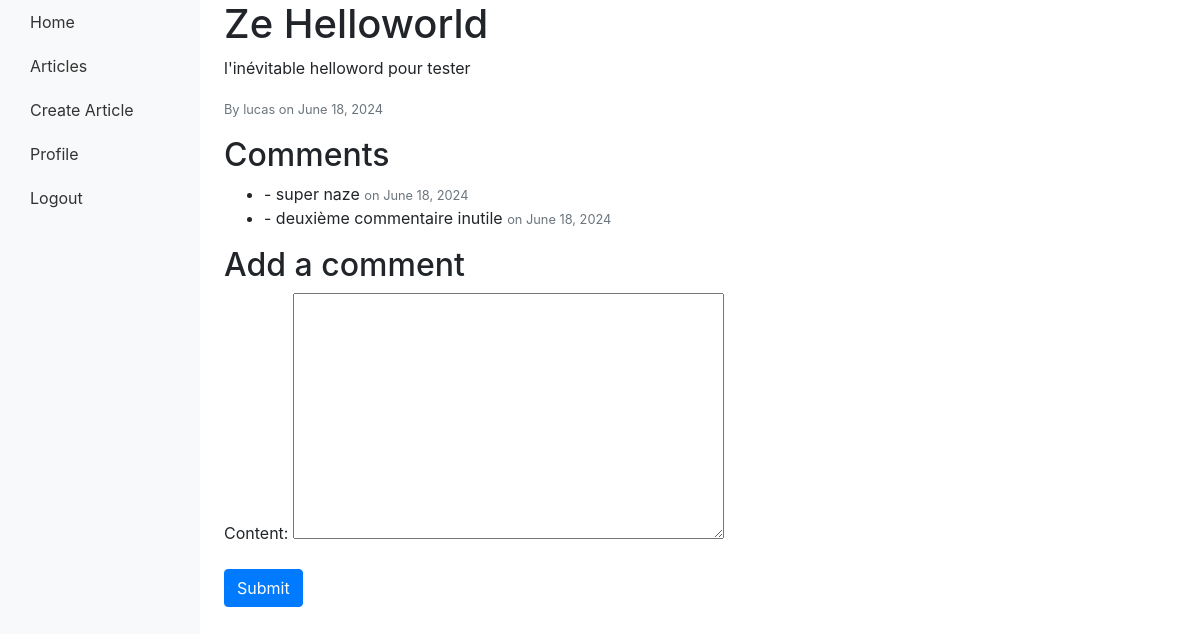
The page /article/ze-helloworld/ on the database its author committed.
### main/models.py (models this page shows, shortened)
class Article(models.Model):
    title = models.CharField(max_length=200)
    content = models.TextField()
    publication_date = models.DateField(auto_now_add=True)  # Automatically set the publication date
    author = models.ForeignKey(User, on_delete=models.CASCADE)
    categories = models.ManyToManyField(Category, related_name='articles')
    slug = models.SlugField(unique=True)
    meta_description = models.TextField()

class Comment(models.Model):
    article = models.ForeignKey(Article, on_delete=models.CASCADE, related_name='comments')
    author = models.CharField(max_length=100)
    email = models.EmailField()
    content = models.TextField()
    publication_date = models.DateField(auto_now_add=True)  # Automatically set the publication date

### main/views.py (the view)
# urls.py: path('article/<slug:slug>/', views.article_detail, name='article_detail'),
def article_detail(request, slug):
    article = get_object_or_404(Article, slug=slug)
    comments = article.comments.all()
    if request.method == 'POST':
        form = CommentForm(request.POST)
        if form.is_valid():
            comment = form.save(commit=False)
            comment.article = article
            comment.save()
            return redirect('article_detail', slug=slug)
    else:
        form = CommentForm()
    return render(request, 'main/article_detail.html', {'article': article, 'comments': comments, 'form': form})

### main/forms.py
class CommentForm(forms.ModelForm):
    class Meta:
        model = Comment
        fields = ['content']

### main/templates/main/article_detail.html (shortened to what this page needs)
{% extends 'main/base.html' %}
{% block content %}
    <h1>{{ article.title }}</h1>
    <p>{{ article.content }}</p>
    <p><small class="text-muted">By {{ article.author.username }} on {{ article.publication_date }}</small></p>
    <h2>Comments</h2>
    <ul>
        {% for comment in comments %}
            <li>
                <strong>{{ comment.author }}</strong> - {{ comment.content }}
                <small class="text-muted">on {{ comment.publication_date }}</small>
            </li>
        {% endfor %}
    </ul>
    <h2>Add a comment</h2>
    <form method="post">
        {{ form.as_p }}
        <button type="submit" class="btn btn-primary">Submit</button>
    </form>
{% endblock %}

### main/static/css/style.css (style rules this page uses)
body { font-family: Arial, sans-serif; }

### rows shown on the page
Article: title "Ze Helloworld", content "l'inévitable helloword pour tester", author.username "lucas", publication_date "June 18, 2024"
Comment: content "super naze", publication_date "June 18, 2024"
Comment: content "deuxième commentaire inutile", publication_date "June 18, 2024"
